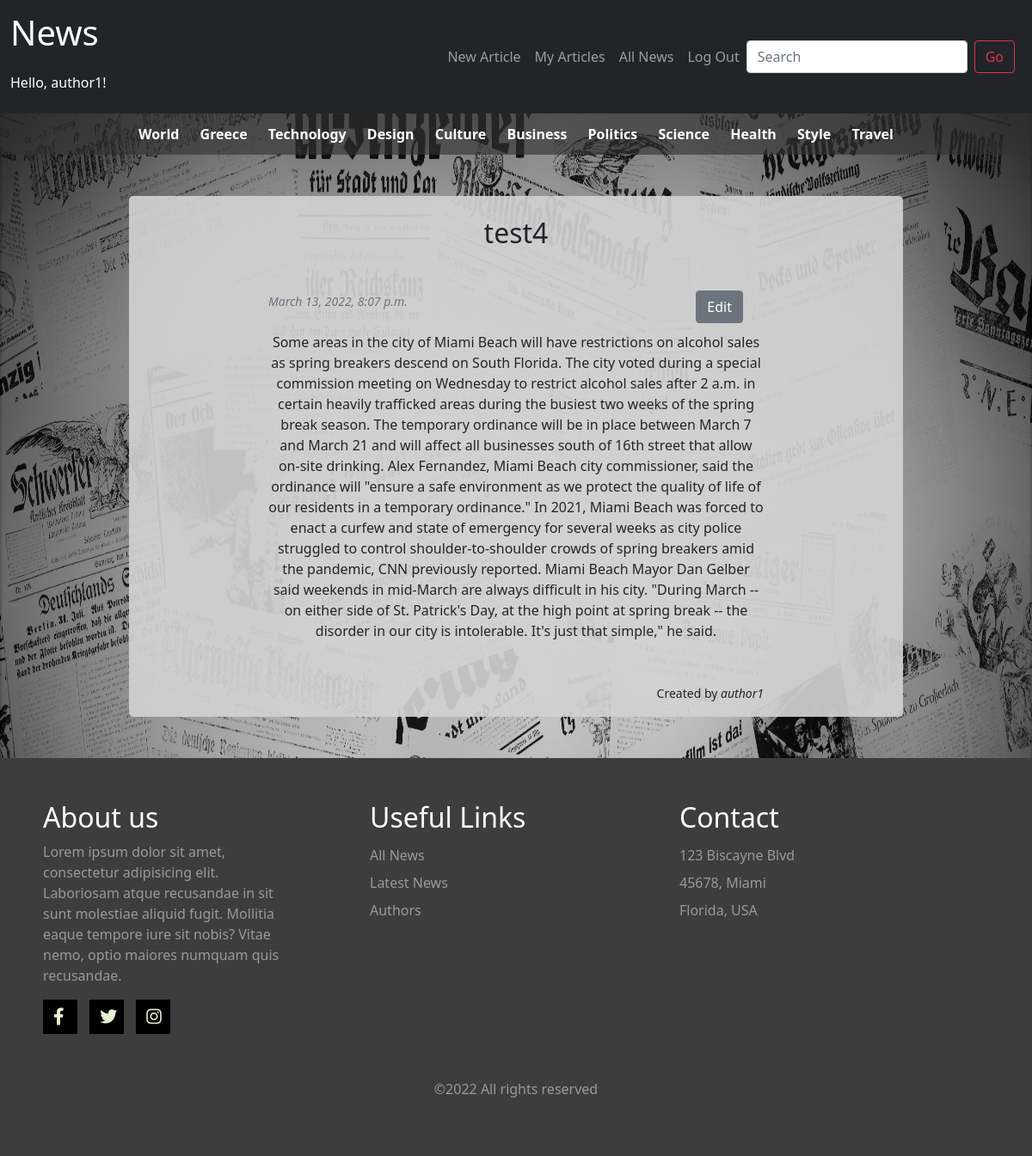
Page /article/test4 (signed in) on the committed database.
### news/models.py (models this page shows, shortened)
class Article(models.Model):
    title = models.CharField(max_length=200)
    author = models.ForeignKey(Author, related_name="author", on_delete=models.CASCADE)
    content = models.TextField(max_length=5000)
    created = models.DateTimeField(auto_now_add=True)
    category = models.ForeignKey(Category, on_delete=models.CASCADE, blank=True, null=True)
    published = models.BooleanField(default=False)
    class Meta:
        ordering = ['-created']

class Author(models.Model):
    name = models.ForeignKey(User, related_name="name_author", on_delete=models.CASCADE)
    note = models.CharField(max_length=1000)
    image = models.ImageField(upload_to='news/static/images/', blank=True, null=True)

### news/views.py (the view)
# urls.py: path("article/<str:title>", views.article_view, name="article"),
def article_view(request, title):
    article = Article.objects.get(title=title)
    is_mine = False
    if request.user == article.author.name:
                is_mine = True
    if article.published == True:
        if request.user.is_authenticated:
            context = { 'article': article,
                        'is_mine': is_mine
                        }
            return render(request, "news/article.html", context)
        else:
            return render(request, "news/login.html", {
                    "message": "Sign in to read the article!"
                })
    else:
        if request.user.is_staff:
            context = { 'article': article,
            'is_mine': is_mine }
            return render(request, "news/article.html", context)
        else:
            messages.error(request, 'No permissions for this page!')
            articles = Article.objects.filter(published=True)[:9]
            context = { 'articles': articles }
            return render(request, "news/index.html", context)

### news/templates/news/article.html (shortened to what this page needs)
{% extends "news/layout.html" %}
{% load static %}
{% block body %}
<div class="container article-container">
    <div class="row my-5 align-items-center justify-content-center">
        <div class="col-8">
            <h2 class="text-center mb-5 mt-4">{{ article.title }}</h2>
            {% if request.user.is_staff %}
            {% for group in user.groups.all %}
                {% if group.name == 'authors' and is_mine %}
                    {% if not article.published %}
                        <div class="container">
                            <button class="btn btn-secondary" style="float:right;" id='edit-button{{ article.id }}' onclick="edit('{{ article.id }}')">Edit</button>
                        </div>
                    {% else %}
                        <h5 class="text-end" style="color:red;">Approved!</h5>
                    {% endif %}
                {% endif %}
            {% endfor %}
            {% endif %}
            <p class="text-muted mb-4"><small><i>{{ article.created }}</i></small></p>
            <p class="text-center" id="article-content{{ article.id }}">{{ article.content }}</p>
            <p class="text-end mt-5"><small>Created by <i>{{ article.author.name }}</i></small></p>
        </div>
    </div>
</div>
{% endblock %}

### news/templates/news/layout.html (shortened to what this page needs)
{% load static %}
<!DOCTYPE html>
<html lang="en">
    <head>
        <link href="https://cdn.jsdelivr.net/npm/bootstrap@5.1.3/dist/css/bootstrap.min.css" rel="stylesheet">
        <link rel="stylesheet" type="text/css" href="https://cdnjs.cloudflare.com/ajax/libs/font-awesome/6.0.0/css/all.min.css">
        <link rel="stylesheet" href="{% static 'news/styles.css' %}">
    </head>
    <body class="main-page">
        <nav class="navbar navbar-expand-md navbar-dark bg-dark">
            <div class="container-xxl">
                <div>
                    <a class="navbar-brand fs-1" href="{% url 'index' %}">News</a>
                    {% if user.is_authenticated %}
                        <p class="mt-3" style="color:white;">Hello, {{user.username}}!</p>
                    {% else %}
                        <h6 class="mt-3" style="color:white;">Not signed in</h6>
                    {% endif %}
                </div>
                <div class="collapse navbar-collapse justify-content-end align-center me-2" id="main-nav">
                    <ul class="navbar-nav">
                        {% if user.is_staff %}
                            {% for group in user.groups.all %}
                                {% if group.name == 'editors' %}
                                <li class="nav-item">
                                    <a class="nav-link" href="{% url 'unpublished' %}">Unpublished Articles</a>
                                </li>
                                {% elif group.name == 'authors' %}
                                    <li class="nav-item">
                                        <a class="nav-link" href="{% url 'create' %}">New Article</a>
                                    </li>
                                    <li class="nav-item">
                                        <a class="nav-link" href="{% url 'profile' user.username %}">My Articles</a>
                                    </li>
                                {% endif %}
                            {% endfor %}
                        {% endif %}
                        <li class="nav-item">
                            <a class="nav-link" href="{% url 'all_news' %}">All News</a>
                        </li>
                        {% if user.is_authenticated %}
                            <li class="nav-item">
                                <a class="nav-link" href="{% url 'logout' %}">Log Out</a>
                            </li>
                        {% endif %}
                    </ul>
                    <form class="d-flex" action="{% url 'search' %}" method="POST">
                        <input class="form-control me-2" type="text" id="query" name="query" placeholder="Search" aria-label="Search">
                        <button class="btn btn-outline-danger" type="submit">Go</button>
                    </form>
                </div>
            </div>
        </nav>
        <div class="text-center" id="categories_div">
            <a href="{% url 'category' 1 %}"><strong>World</strong></a>
            <a href="{% url 'category' 2 %}"><strong>Greece</strong></a>
            <a href="{% url 'category' 3 %}"><strong>Technology</strong></a>
            <a href="{% url 'category' 4 %}"><strong>Design</strong></a>
            <a href="{% url 'category' 5 %}"><strong>Culture</strong></a>
            <a href="{% url 'category' 6 %}"><strong>Business</strong></a>
            <a href="{% url 'category' 7 %}"><strong>Politics</strong></a>
            <a href="{% url 'category' 8 %}"><strong>Science</strong></a>
            <a href="{% url 'category' 9 %}"><strong>Health</strong></a>
            <a href="{% url 'category' 10 %}"><strong>Style</strong></a>
            <a href="{% url 'category' 11 %}"><strong>Travel</strong></a>
        </div>
        {% block body %}
        {% endblock %}
        <footer class="footer">
            <div class="footer-left">
                <h2>About us</h2>
                <p>Lorem ipsum dolor sit amet, consectetur adipisicing elit. Laboriosam atque recusandae in sit sunt molestiae aliquid fugit. Mollitia eaque tempore iure sit nobis? Vitae nemo, optio maiores numquam quis recusandae.</p>
                <div class="socials">
                    <a href="#"><i class="fab fa-facebook-f"></i></a>
                    <a href="#"><i class="fab fa-twitter"></i></a>
                    <a href="#"><i class="fab fa-instagram"></i></a>
                </div>
            </div>
            <ul class="footer-right">
                <li>
                    <h2>Useful Links</h2>
                    <ul class="box">
                        <li><a href="{% url 'all_news' %}">All News</a></li>
                        <li><a href="{% url 'index' %}">Latest News</a></li>
                        <li><a href="{% url 'authors' %}">Authors</a></li>
                    </ul>
                </li>
                <li>
                    <h2>Contact</h2>
                    <ul class="box">
                        <li>123 Biscayne Blvd</li>
                        <li>45678, Miami</li>
                        <li>Florida, USA</li>
                    </ul>
                </li>
            </ul>
            <div class="footer-bottom">
                <p>&copy;2022 All rights reserved</p>
            </div>
        </footer>
    </body>
</html>

### news/static/news/styles.css (style rules this page uses)
.main-page { background-image: url('../images/newsbg1.jpg'); background-repeat: no-repeat; background-attachment: fixed; background-size: 100% 100%; }
#categories_div { width: 100%; height: 10%; background-color: rgba(51, 51, 51, 0.637); padding-top: 1%; padding-bottom: 1%; word-spacing: 20px; }
#categories_div a { text-decoration: none; color: white; }
.footer { display: flex; flex-flow: row wrap; padding: 50px; color: #fff; background-color: rgb(61, 61, 61); }
.footer > * { flex: 1 100%; }
.footer-left { margin-right: 1.25em; margin-bottom: 2em; }
.footer ul { list-style: none; padding-left: 0; }
.footer li { line-height: 2em; }
.footer a { text-decoration: none; }
.footer-right { display: flex; flex-flow: row wrap; }
.footer-right > * { flex: 1 50%; margin-right: 1.25em; }
.footer-right h2 { color: white; }
.box { padding-bottom: 20px; }
.box a, li { color: #999; }
.footer-bottom { text-align: center; color: #999; padding-top: 20px; }
.footer-left p { padding-right: 20%; color: #999; }
.socials a { background-color: black; width: 40px; height: 40px; display: inline-block; margin-right: 10px; }
.socials a i { color: #e7f2d4; padding: 10px 12px; font-size: 20px; }
@media screen and (min-width: 600px) { .footer-right > * { flex: 1; } }
@media screen and (min-width: 600px) { .footer-left { flex: 1 0px; } }
@media screen and (min-width: 600px) { .footer-right { flex: 2 0px; } }
.article-container { background-color: rgba(211, 210, 210, 0.918); width: 75%; border-radius: 5px; }

### rows in the picture
Article: title "test4", created "March 13, 2022, 8:07 p.m.", content "Some areas in the city of Miami Beach will have restrictions on alcohol sales as spring breakers descend on South Florida. The city voted during a special commission meeting on Wednesday to restrict alcohol sales after 2 a.m. in certain heavily trafficked areas during the busiest two weeks of the spring break season. The temporary ordinance will be in place between March 7 and March 21 and will affect all businesses south of 16th street that allow on-site drinking. Alex Fernandez, Miami Beach city commissioner, said the ordinance will \"ensure a safe environment as we protect the quality of life of our residents in a temporary ordinance.\" In 2021, Miami Beach was forced to enact a curfew and…", author.name "author1"

### other values in the picture
{{ user.username }} "author1"
